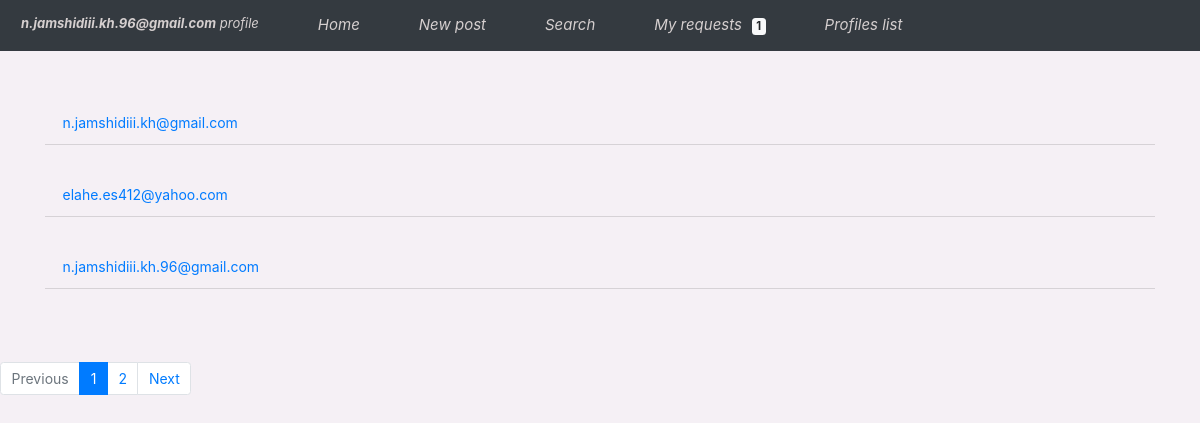
Screenshot of /profiles/profiles_list/ (signed in) with the database file from the repository.
### apps/profiles/models.py (models this page shows, shortened)
class Profile(AbstractBaseUser, PermissionsMixin):
    email = models.EmailField(unique=True, null=False)
    first_name = models.CharField(max_length=200, blank=True)
    last_name = models.CharField(max_length=200, blank=True)
    bio = models.TextField(default='', blank=True, max_length=300)
    avatar = models.ImageField(upload_to='avatars/', default='avatar.png')
    website = models.URLField(max_length=300, blank=True)
    GENDER = [('Female', 'Female'), ('Male', 'Male')]
    gender = models.CharField(choices=GENDER, max_length=6, blank=True)
    created = models.DateTimeField(auto_now_add=True)
    updated = models.DateTimeField(auto_now=True)
    follower = models.ManyToManyField('profiles.Profile', blank=True, related_name='profile')
    following = models.ManyToManyField('profiles.Profile', blank=True, related_name='followings')
    slug = AutoSlugField(populate_from=['email'], unique=True)
    is_active = models.BooleanField('active', default=True)
    is_superuser = models.BooleanField('superuser', default=False)
    is_staff = models.BooleanField('staff', default=False)
    USERNAME_FIELD = 'email'
    REQUIRED_FIELDS = []
    objects = CustomUserManager()
    def __str__(self):
        return '{}'.format(self.email)
    def get_absolute_url(self):
        return reverse("profiles:profile-detail-view", kwargs={"slug": self.slug})
    def get_followings(self):
        return self.following.all()

### apps/profiles/views.py (the view)
# urls.py: path('profiles_list/', ProfilesList.as_view(), name='profiles_list'),
class ProfilesList(LoginRequiredMixin,ListView):
    model = Profile
    template_name = 'profiles/profiles_list.html'
    context_object_name = 'profiles_list'
    paginate_by = 3
    def get_context_data(self, **kwargs):
        context = super().get_context_data(**kwargs)
        profile = Profile.objects.get(email__iexact=self.request.user)
        sent_request = FollowRequest.objects.filter(follower=profile)
        received_request = FollowRequest.objects.filter(following=profile)
        sent_requests = []
        received_requests = []
        for item in received_request:
            received_requests.append(item.follower.email)
        for item in sent_request:
            sent_requests.append(item.following.email)
        context["sent_requests"] = sent_requests
        context["received_requests"] = received_requests
        context['is_empty'] = False
        if len(self.get_queryset()) == 0:
            context['is_empty'] = True
        return context

### apps/profiles/templatetags/profile_tags.py (called while the page is built)
@register.filter(name='counting')
def number_of_requests(user):
    return FollowRequest.objects.filter(following=user).count()

@register.inclusion_tag('sidebar.html')
def random_profiles(user):
    user_followings = user.get_followings()
    all_profiles = Profile.objects.all()
    profiles = [x for x in all_profiles if (x not in user_followings and x.email != user)]
    random_profiles = set(random.choices(profiles, k=2))
    return {'random_profiles': random_profiles}

### apps/profiles/templates/profiles/profiles_list.html (shortened to what this page needs)
{% extends 'base.html' %}
{% load post_custom_tags %}
{% load profile_tags %}
{% block content %}
    <div id="main">
        <div class="container mt-3" style="margin-top: 1.5em">
            <br>
            <ul class="list-group list-group-flush" id="myList">
                {% for profile in profiles_list %}
                    <a class="list-group-item" style="background-color: #f5f0f5"
                       href={{ profile.get_absolute_url }}>{{ profile.email }}</a>
                {% endfor %}
            </ul>
        </div>
    </div>
    <div style="margin-top: 2em">
        {% if is_paginated %}
            <ul class="pagination">
                {% if page_obj.has_previous %}
                    <li class="page-item"><a class="page-link"
                                             href="?page={{ page_obj.previous_page_number }}">Previous</a>
                    </li>
                {% else %}
                    <li class="page-item disabled"><span class="page-link">Previous</span></li>
                {% endif %}
                {% for i in page_obj.paginator.page_range %}
                    {% if page_obj.number == i %}
                        <li class="page-item active"><span class="page-link">{{ i }} </span></li>
                    {% else %}
                        <li class="page-item"><a class="page-link" href="?page={{ i }}">{{ i }}</a></li>
                    {% endif %}
                {% endfor %}
                {% if page_obj.has_next %}
                    <li class="page-item"><a class="page-link" href="?page={{ page_obj.next_page_number }}">Next</a>
                    </li>
                {% else %}
                    <li class=" page-item disabled"><span class="page-link">Next</span></li>
                {% endif %}
            </ul>
        {% endif %}
    </div>
{% endblock content %}

### templates/menu.html (shortened to what this page needs)
<!DOCTYPE html>
<html lang="en">
<head>
    <link rel="stylesheet" href="https://maxcdn.bootstrapcdn.com/bootstrap/4.5.2/css/bootstrap.min.css">
</head>
{% load post_custom_tags %}
{% load profile_tags %}
{% load static %}
<body style="background-color: #f5f0f5">
<header>
    <nav class="navbar navbar-expand-md bg-dark navbar-dark">
        <div class="collapse navbar-collapse" id="collapsibleNavbar">
            <ul class="navbar-nav" style="justify-content: space-between;font-size: 15px">
                {% if request.user.is_authenticated %}
                    <li class="nav-item" style="position: relative; margin-right: 3em">
                        <a class="nav-link" style="font-size: 13px"
                           href={% url 'profiles:profile-detail-view' request.user.slug %} data-toggle="tooltip"
                           data-placement="top" title="my profile">
                            <i style="color: #d5cfcf"><b>{{ request.user.email }}</b> profile</i>
                        </a>
                    </li>
                    <li class="nav-item" style="position: relative; margin-right: 3em">
                        <a class="nav-link" href={% url 'posts:main-post-view' %} data-toggle="tooltip"
                           data-placement="top" title="contacts posts">
                                <i style="color: #d5cfcf">Home</i>
                        </a>
                    </li>
                    <li class="nav-item" style="position: relative; margin-right: 3em">
                        <a class="nav-link" href={% url 'posts:new_post' %} data-toggle="tooltip" data-placement="top"
                           title="new post">
                            <i style="color: #d5cfcf">New post</i>
                        </a>
                    </li>
                    <li class="nav-item" style="position: relative; margin-right: 3em">
                        <a class="nav-link" href={% url 'profiles:search' %} data-toggle="tooltip" data-placement="top"
                           title="search">
                            <i style="color: #d5cfcf">Search</i>
                        </a>
                    </li>
                    <li class="nav-item" style="position: relative; margin-right: 3em">
                        <a class="nav-link" href={% url 'profiles:follow_requests' %} data-toggle="tooltip"
                           data-placement="top"
                           title="my requests">
                            <i style="color: #d5cfcf">My requests</i>
                            <span class="badge badge-light"
                                  style="margin-left: 0.5em"> {{ request.user|counting }} </span>
                        </a>
                    </li>
                    <li class="nav-item" style="position: relative; margin-right: 3em">
                        <a class="nav-link" href={% url 'profiles:profiles_list' %} data-toggle="tooltip"
                           data-placement="top"
                           title="profiles list">
                                <i style="color: #d5cfcf">Profiles list</i>
                        </a>
                    </li>
                {% endif %}
            </ul>
        </div>
    </nav>
</header>
</body>
</html>

### templates/base.html (style rules this page uses)
body { font-family: "Lato", sans-serif; }
#main { transition: margin-left .5s; padding: 16px; }

### rows the page displays
Profile: user.email "n.jamshidiii.kh.96@gmail.com", user|counting "1", email "n.jamshidiii.kh.96@gmail.com"
Profile: email "n.jamshidiii.kh@gmail.com"
Profile: email "elahe.es412@yahoo.com"

### other values shown
{{ i }} "1"
{{ i }} "2"
